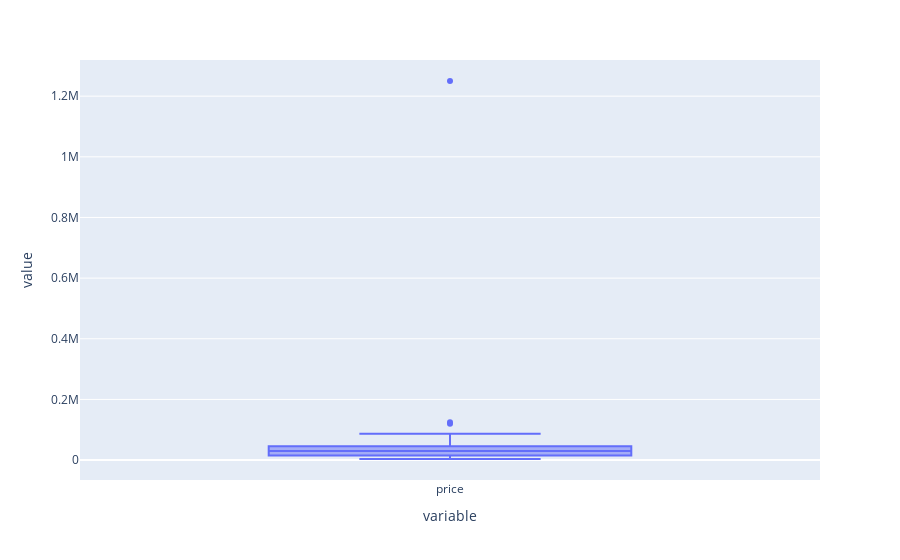

The notebook cell this image was saved under:
### Markdown cell above
**Observation** : 4 outliers present

### Code cell
plot = px.box(df['price'])
plot.show()

### Figure 1 — Plotly figure (JSON) as saved in the notebook; plotly's stock layout.template omitted (floating-point values rounded to 4 significant figures)
{"data": [{"alignmentgroup": "True", "hovertemplate": "variable=%{x}<br>value=%{y}<extra></extra>", "legendgroup": "", "marker": {"color": "#636efa"}, "name": "", "notched": false, "offsetgroup": "", "orientation": "v", "showlegend": false, "type": "box", "x": ["price", "price", "price", "price", "price", "price", "price", "price", "price", "price", "price", "price", "price", "price", "price", "price", "price", "price", "price", "price", "price", "price", "price", "price", "price", "price", "price", "price", "price", "price", "price", "price", "price", "price", "price", "price", "price", "price", "price", "price", "price", "price", "price", "price", "price", "price", "price", "price", "price", "price", "price", "price", "price", "price", "price", "price", "price", "price", "price", "price", "price", "price", "price", "price", "price", "price", "price", "price", "price", "price", "price", "price", "price", "price", "price"], "x0": " ", "xaxis": "x", "y": [29999, 39999, 13999, 14999, 16999, 51999, 13990, 13990, 13999, 33990, 30990, 21999, 21999, 27999, 46990, 42990, 29999, 32999, 17990, 33999, 22999, 13999, 45990, 29990, 21999, 11499, 57990, 30490, 32999, 15999, 14999, 42999, 69990, 15999, 26990, 32999, 14999, 1249990, 48220.0, 32999, 35999, 24999, 24999, 10499, 59999, 16999, 7699, 119999, 9490, 30999, 124990, 40990, 3599, 12990, 38999, 58990, 48220.0, 3599, 48220.0, 48220.0, 31999, 48220.0, 22990, 26990, 10499, 21990, 26999, 8499, 48220.0, 46999, 19999, 48490, 87228, 6899, 3599], "y0": " ", "yaxis": "y"}], "layout": {"boxmode": "group", "legend": {"tracegroupgap": 0}, "margin": {"t": 60}, "xaxis": {"anchor": "y", "domain": [0, 1], "title": {"text": "variable"}}, "yaxis": {"anchor": "x", "domain": [0, 1], "title": {"text": "value"}}}}
